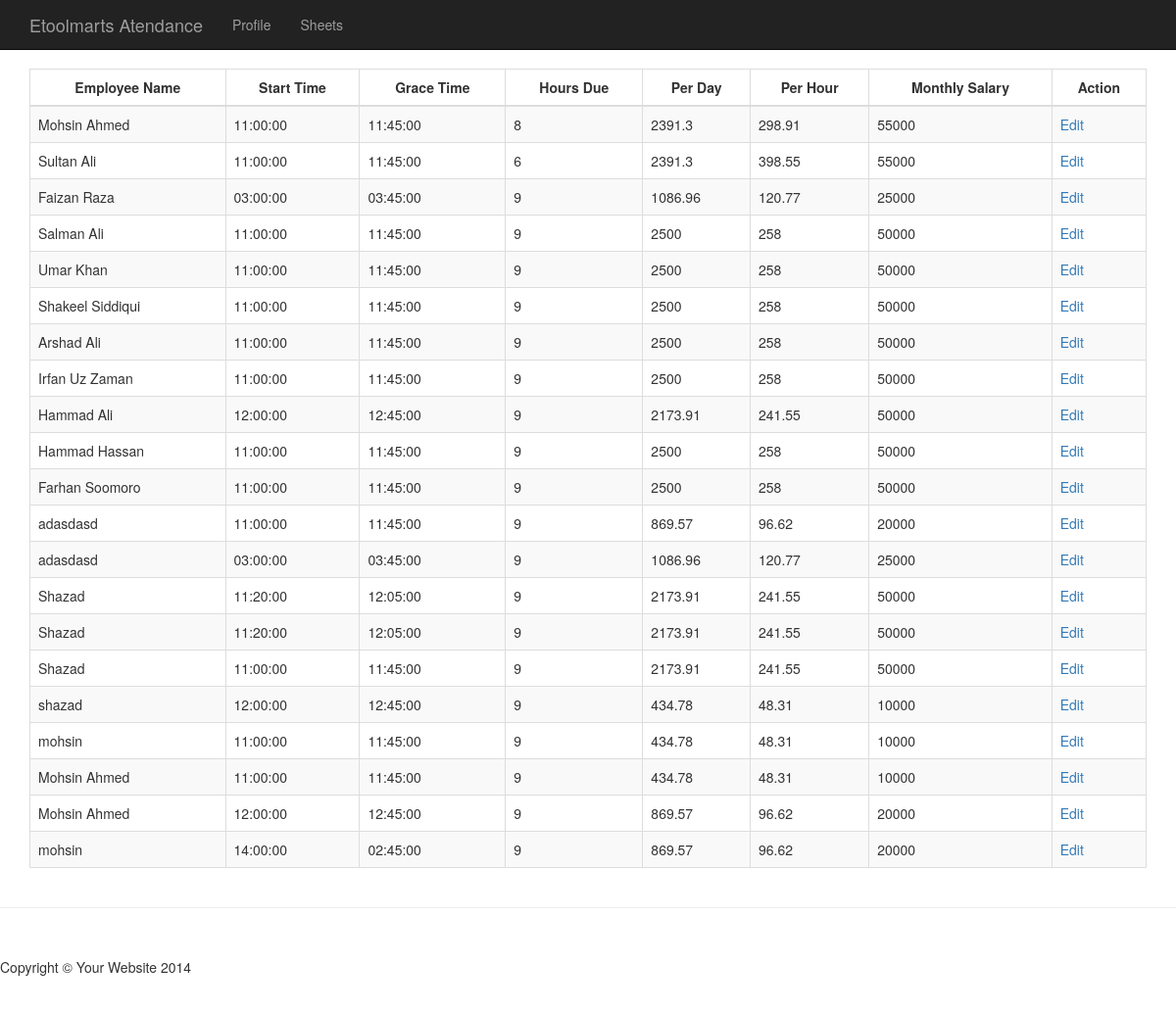
The page / on the database its author committed.
### tables this page shows
CREATE TABLE `users` (
  `id` int(11) NOT NULL,
  `username` varchar(255) DEFAULT NULL,
  `users_password` varchar(255) DEFAULT NULL,
  `employee_name` varchar(255) DEFAULT NULL,
  `cal_as_per` int(11) DEFAULT NULL,
  `hours_due` int(11) DEFAULT NULL,
  `day_starttime` time NOT NULL,
  `grace_time` time DEFAULT NULL,
  `monthly_salary` float DEFAULT NULL,
  `per_day` float DEFAULT NULL,
  `per_hour` float DEFAULT NULL,
  `designation` varchar(255) DEFAULT NULL
);

### includes/function.php (called while the page is built, shortened)
<?php
function db_query($query){
    global $connection;
    $db_query = mysqli_query($connection, $query);
    return $db_query;
}
function db_fetch_data($query, $table){
    $db_data = db_query($query." ".$table);
    return $db_data;
}
function users_data(){
    $all_users = db_fetch_data("select * from", "users");
    return $all_users;
}

### index.php (the view)
<?php include "includes/header.php" ; ?>
<div class="container">
    <?php $all_users = users_data(); ?>
<table class="table table-bordered table-hover table-striped">
    <thead>
        <tr>
            <th class="text-center">Employee Name</th>
            <th class="text-center">Start Time</th>
            <th class="text-center">Grace Time</th>
            <th class="text-center">Hours Due</th>
            <th class="text-center">Per Day</th>
            <th class="text-center">Per Hour</th>
            <th class="text-center">Monthly Salary</th>
            <th class="text-center">Action</th>
        </tr>
    </thead>
    <tbody>
    <?php  while($row = mysqli_fetch_assoc($all_users)){ ?>
        <tr>
            <td><?php  echo $row['employee_name'];?></td>
            <td><?php  echo $row['day_starttime'];?></td>
            <td><?php  echo $row['grace_time'];?></td>
            <td><?php  echo $row['hours_due'];?></td>
            <td><?php  echo $row['per_day'];?></td>
            <td><?php  echo $row['per_hour'];?></td>
            <td><?php  echo $row['monthly_salary'];?></td>
            <td><a href="<?php  echo $row['id'];?>">Edit</a></td>
        </tr>
     <?php }?>
    </tbody>
</table>
</div>
<?php include "includes/footer.php" ; ?>

### includes/header.php (shortened to what this page needs)
<?php include "db.php" ; ?>
<?php include "function.php" ; ?>
<!DOCTYPE html>
<html lang="en">
<head>
    <link href="css/bootstrap.min.css" rel="stylesheet">
    <link href="css/blog-home.css" rel="stylesheet">
</head>
<body>
<?php include "navigation.php" ; ?>

### includes/navigation.php (shortened to what this page needs)
<nav class="navbar navbar-inverse navbar-fixed-top" role="navigation">
    <div class="container">
        <div class="navbar-header">
            <a class="navbar-brand" href="#">Etoolmarts Atendance</a>
        </div>
        <div class="collapse navbar-collapse" id="bs-example-navbar-collapse-1">
            <ul class="nav navbar-nav">
                <li>
                    <a href="#">Profile</a>
                </li>
                <li>
                    <a href="#">Sheets</a>
                </li>
            </ul>
        </div>
    </div>
</nav>

### includes/footer.php (shortened to what this page needs)
<hr>
<footer>
    <div class="row">
        <div class="col-lg-12">
            <p>Copyright &copy; Your Website 2014</p>
        </div>
    </div>
</footer>
</body>
</html>

### css/blog-home.css (style rules this page uses)
body { padding-top: 70px; }
footer { margin: 50px 0; }

### rows shown on the page
users: employee_name "Mohsin Ahmed", day_starttime "11:00:00", grace_time "11:45:00", hours_due "8", per_day "2391.3", per_hour "298.91", monthly_salary "55000"
users: employee_name "Sultan Ali", day_starttime "11:00:00", grace_time "11:45:00", hours_due "6", per_day "2391.3", per_hour "398.55", monthly_salary "55000"
users: employee_name "Faizan Raza", day_starttime "03:00:00", grace_time "03:45:00", hours_due "9", per_day "1086.96", per_hour "120.77", monthly_salary "25000"
users: employee_name "Salman Ali", day_starttime "11:00:00", grace_time "11:45:00", hours_due "9", per_day "2500", per_hour "258", monthly_salary "50000"
users: employee_name "Umar Khan", day_starttime "11:00:00", grace_time "11:45:00", hours_due "9", per_day "2500", per_hour "258", monthly_salary "50000"
users: employee_name "Shakeel Siddiqui", day_starttime "11:00:00", grace_time "11:45:00", hours_due "9", per_day "2500", per_hour "258", monthly_salary "50000"
users: employee_name "Arshad Ali", day_starttime "11:00:00", grace_time "11:45:00", hours_due "9", per_day "2500", per_hour "258", monthly_salary "50000"
users: employee_name "Irfan Uz Zaman", day_starttime "11:00:00", grace_time "11:45:00", hours_due "9", per_day "2500", per_hour "258", monthly_salary "50000"
users: employee_name "Hammad Ali", day_starttime "12:00:00", grace_time "12:45:00", hours_due "9", per_day "2173.91", per_hour "241.55", monthly_salary "50000"
users: employee_name "Hammad Hassan", day_starttime "11:00:00", grace_time "11:45:00", hours_due "9", per_day "2500", per_hour "258", monthly_salary "50000"
users: employee_name "Farhan Soomoro", day_starttime "11:00:00", grace_time "11:45:00", hours_due "9", per_day "2500", per_hour "258", monthly_salary "50000"
users: employee_name "adasdasd", day_starttime "11:00:00", grace_time "11:45:00", hours_due "9", per_day "869.57", per_hour "96.62", monthly_salary "20000"
users: employee_name "adasdasd", day_starttime "03:00:00", grace_time "03:45:00", hours_due "9", per_day "1086.96", per_hour "120.77", monthly_salary "25000"
users: employee_name "Shazad", day_starttime "11:20:00", grace_time "12:05:00", hours_due "9", per_day "2173.91", per_hour "241.55", monthly_salary "50000"
users: employee_name "Shazad", day_starttime "11:20:00", grace_time "12:05:00", hours_due "9", per_day "2173.91", per_hour "241.55", monthly_salary "50000"
users: employee_name "Shazad", day_starttime "11:00:00", grace_time "11:45:00", hours_due "9", per_day "2173.91", per_hour "241.55", monthly_salary "50000"
users: employee_name "shazad", day_starttime "12:00:00", grace_time "12:45:00", hours_due "9", per_day "434.78", per_hour "48.31", monthly_salary "10000"
users: employee_name "mohsin", day_starttime "11:00:00", grace_time "11:45:00", hours_due "9", per_day "434.78", per_hour "48.31", monthly_salary "10000"
users: employee_name "Mohsin Ahmed", day_starttime "11:00:00", grace_time "11:45:00", hours_due "9", per_day "434.78", per_hour "48.31", monthly_salary "10000"
users: employee_name "Mohsin Ahmed", day_starttime "12:00:00", grace_time "12:45:00", hours_due "9", per_day "869.57", per_hour "96.62", monthly_salary "20000"
users: employee_name "mohsin", day_starttime "14:00:00", grace_time "02:45:00", hours_due "9", per_day "869.57", per_hour "96.62", monthly_salary "20000"
